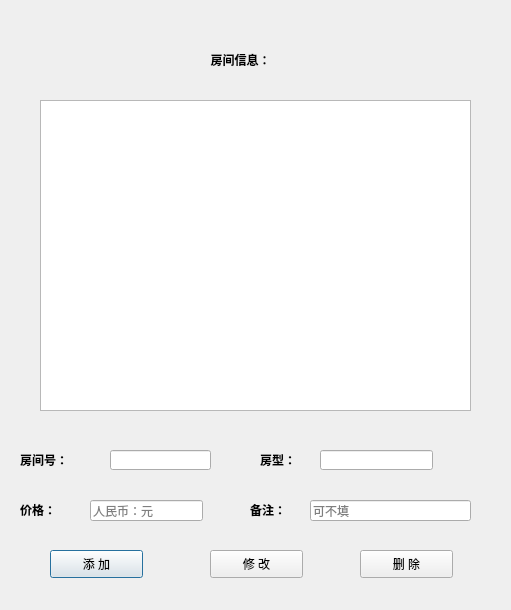
<?xml version="1.0" encoding="UTF-8"?>
<ui version="4.0">
 <class>modifyhotel</class>
 <widget class="QDialog" name="modifyhotel">
  <property name="geometry">
   <rect>
    <x>0</x>
    <y>0</y>
    <width>511</width>
    <height>610</height>
   </rect>
  </property>
  <property name="windowTitle">
   <string>Dialog</string>
  </property>
  <widget class="QLabel" name="label">
   <property name="geometry">
    <rect>
     <x>190</x>
     <y>50</y>
     <width>101</width>
     <height>21</height>
    </rect>
   </property>
   <property name="styleSheet">
    <string notr="true">font: 12pt &quot;仿宋&quot;;</string>
   </property>
   <property name="text">
    <string>&lt;html&gt;&lt;head/&gt;&lt;body&gt;&lt;p align=&quot;center&quot;&gt;&lt;span style=&quot; font-weight:600;&quot;&gt;房间信息：&lt;/span&gt;&lt;/p&gt;&lt;/body&gt;&lt;/html&gt;</string>
   </property>
  </widget>
  <widget class="QTableWidget" name="tableWidget">
   <property name="geometry">
    <rect>
     <x>40</x>
     <y>100</y>
     <width>431</width>
     <height>311</height>
    </rect>
   </property>
  </widget>
  <widget class="QLabel" name="label_3">
   <property name="geometry">
    <rect>
     <x>20</x>
     <y>450</y>
     <width>81</width>
     <height>20</height>
    </rect>
   </property>
   <property name="styleSheet">
    <string notr="true">font: 12pt &quot;仿宋&quot;;</string>
   </property>
   <property name="text">
    <string>&lt;html&gt;&lt;head/&gt;&lt;body&gt;&lt;p&gt;&lt;span style=&quot; font-weight:600;&quot;&gt;房间号：&lt;/span&gt;&lt;/p&gt;&lt;/body&gt;&lt;/html&gt;</string>
   </property>
  </widget>
  <widget class="QLineEdit" name="lineEdit">
   <property name="geometry">
    <rect>
     <x>110</x>
     <y>450</y>
     <width>101</width>
     <height>20</height>
    </rect>
   </property>
  </widget>
  <widget class="QLabel" name="label_4">
   <property name="geometry">
    <rect>
     <x>20</x>
     <y>500</y>
     <width>71</width>
     <height>20</height>
    </rect>
   </property>
   <property name="styleSheet">
    <string notr="true">font: 12pt &quot;仿宋&quot;;</string>
   </property>
   <property name="text">
    <string>&lt;html&gt;&lt;head/&gt;&lt;body&gt;&lt;p&gt;&lt;span style=&quot; font-weight:600;&quot;&gt;价格：&lt;/span&gt;&lt;/p&gt;&lt;/body&gt;&lt;/html&gt;</string>
   </property>
  </widget>
  <widget class="QLabel" name="label_5">
   <property name="geometry">
    <rect>
     <x>260</x>
     <y>450</y>
     <width>72</width>
     <height>20</height>
    </rect>
   </property>
   <property name="styleSheet">
    <string notr="true">font: 12pt &quot;仿宋&quot;;</string>
   </property>
   <property name="text">
    <string>&lt;html&gt;&lt;head/&gt;&lt;body&gt;&lt;p&gt;&lt;span style=&quot; font-weight:600;&quot;&gt;房型：&lt;/span&gt;&lt;/p&gt;&lt;/body&gt;&lt;/html&gt;</string>
   </property>
  </widget>
  <widget class="QLineEdit" name="lineEdit_2">
   <property name="geometry">
    <rect>
     <x>320</x>
     <y>450</y>
     <width>113</width>
     <height>20</height>
    </rect>
   </property>
  </widget>
  <widget class="QLineEdit" name="lineEdit_3">
   <property name="geometry">
    <rect>
     <x>90</x>
     <y>500</y>
     <width>113</width>
     <height>21</height>
    </rect>
   </property>
   <property name="placeholderText">
    <string>人民币：元</string>
   </property>
  </widget>
  <widget class="QLabel" name="label_6">
   <property name="geometry">
    <rect>
     <x>250</x>
     <y>500</y>
     <width>72</width>
     <height>20</height>
    </rect>
   </property>
   <property name="styleSheet">
    <string notr="true">font: 12pt &quot;仿宋&quot;;</string>
   </property>
   <property name="text">
    <string>&lt;html&gt;&lt;head/&gt;&lt;body&gt;&lt;p&gt;&lt;span style=&quot; font-weight:600;&quot;&gt;备注：&lt;/span&gt;&lt;/p&gt;&lt;/body&gt;&lt;/html&gt;</string>
   </property>
  </widget>
  <widget class="QLineEdit" name="lineEdit_4">
   <property name="geometry">
    <rect>
     <x>310</x>
     <y>500</y>
     <width>161</width>
     <height>21</height>
    </rect>
   </property>
   <property name="placeholderText">
    <string>可不填</string>
   </property>
  </widget>
  <widget class="QPushButton" name="addBtn">
   <property name="geometry">
    <rect>
     <x>50</x>
     <y>550</y>
     <width>93</width>
     <height>28</height>
    </rect>
   </property>
   <property name="styleSheet">
    <string notr="true">font: 10pt &quot;仿宋&quot;;</string>
   </property>
   <property name="text">
    <string>添 加</string>
   </property>
  </widget>
  <widget class="QPushButton" name="modifyBtn">
   <property name="geometry">
    <rect>
     <x>210</x>
     <y>550</y>
     <width>93</width>
     <height>28</height>
    </rect>
   </property>
   <property name="styleSheet">
    <string notr="true">
font: 10pt &quot;仿宋&quot;;</string>
   </property>
   <property name="text">
    <string>修 改</string>
   </property>
  </widget>
  <widget class="QPushButton" name="detBtn">
   <property name="geometry">
    <rect>
     <x>360</x>
     <y>550</y>
     <width>93</width>
     <height>28</height>
    </rect>
   </property>
   <property name="styleSheet">
    <string notr="true">font: 10pt &quot;仿宋&quot;;</string>
   </property>
   <property name="text">
    <string>删 除</string>
   </property>
  </widget>
  <widget class="QLabel" name="label_2">
   <property name="geometry">
    <rect>
     <x>30</x>
     <y>20</y>
     <width>111</width>
     <height>16</height>
    </rect>
   </property>
   <property name="text">
    <string/>
   </property>
  </widget>
 </widget>
 <resources/>
 <connections/>
</ui>
